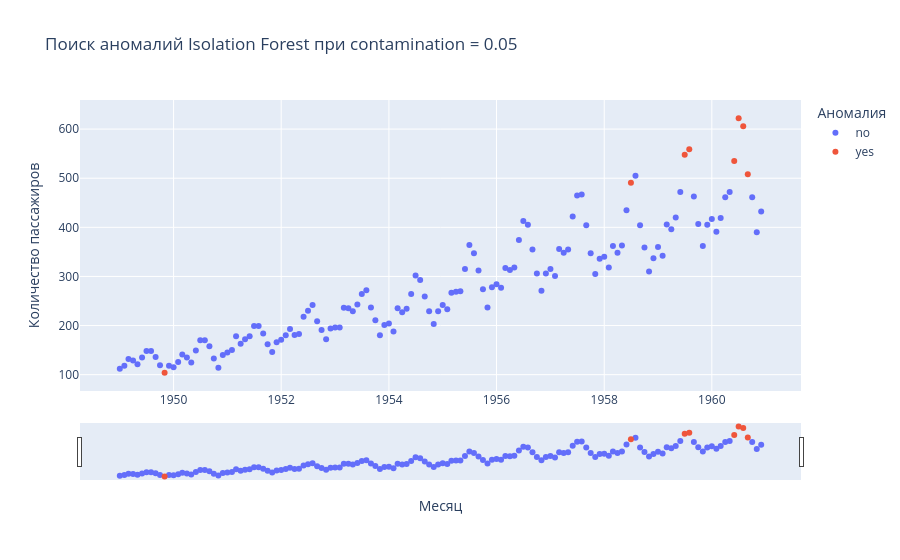

Notebook code for this chart:
### Markdown cell above
**Задание 3: Чувствительность алгоритма поиска аномалий**
В конце практики мы использовали алгоритм `IsolationForest` для поиска аномалий с крайне низким параметром `contamination=0.004`.
Измените этот параметр на `0.05` (поиск 5% самых аномальных периодов), обучите модель заново и отрисуйте график с новыми подсвеченными точками. Как поменялась картина, какие теперь месяцы считаются "нетипичными"?

### Code cell
from sklearn.ensemble import IsolationForest
pas_005 = pas[["Month", "Passengers"]].copy()
model_005 = IsolationForest(
    contamination=0.05,
    random_state=42
)

with tqdm(total=1, desc="Isolation Forest: contamination=0.05", unit="модель") as pbar:
    model_005.fit(pas_005[["Passengers"]])
    pbar.update(1)
pas_005["anomaly_label"] = model_005.predict(pas_005[["Passengers"]])
pas_005["outliers"] = pas_005["anomaly_label"].apply(
    lambda x: "yes" if x == -1 else "no"
)

anomalies_005 = pas_005.query('outliers == "yes"').copy()

print("Количество найденных аномальных месяцев:", len(anomalies_005))
print("\nМесяцы, признанные нетипичными:")
display(anomalies_005[["Month", "Passengers"]])

fig = px.scatter(
    pas_005,
    x="Month",
    y="Passengers",
    color="outliers",
    title="Поиск аномалий Isolation Forest при contamination = 0.05",
    labels={
        "Month": "Месяц",
        "Passengers": "Количество пассажиров",
        "outliers": "Аномалия"
    }
)

fig.update_xaxes(rangeslider_visible=True)
fig.show()

### Figure 1 — Plotly figure (JSON) as saved in the notebook; plotly's stock layout.template omitted (floating-point values rounded to 4 significant figures; data arrays with more than 128 entries replaced by an {"elided": "..."} marker saying what was removed)
{"data": [{"hovertemplate": "Аномалия=no<br>Месяц=%{x}<br>Количество пассажиров=%{y}<extra></extra>", "legendgroup": "no", "marker": {"color": "#636efa", "symbol": "circle"}, "mode": "markers", "name": "no", "orientation": "v", "showlegend": true, "type": "scatter", "x": {"elided": "136 str values"}, "xaxis": "x", "y": {"elided": "136 int values"}, "yaxis": "y"}, {"hovertemplate": "Аномалия=yes<br>Месяц=%{x}<br>Количество пассажиров=%{y}<extra></extra>", "legendgroup": "yes", "marker": {"color": "#EF553B", "symbol": "circle"}, "mode": "markers", "name": "yes", "orientation": "v", "showlegend": true, "type": "scatter", "x": ["1949-11-01T00:00:00.000000000", "1958-07-01T00:00:00.000000000", "1959-07-01T00:00:00.000000000", "1959-08-01T00:00:00.000000000", "1960-06-01T00:00:00.000000000", "1960-07-01T00:00:00.000000000", "1960-08-01T00:00:00.000000000", "1960-09-01T00:00:00.000000000"], "xaxis": "x", "y": [104, 491, 548, 559, 535, 622, 606, 508], "yaxis": "y"}], "layout": {"legend": {"title": {"text": "Аномалия"}, "tracegroupgap": 0}, "title": {"text": "Поиск аномалий Isolation Forest при contamination = 0.05"}, "xaxis": {"anchor": "y", "domain": [0, 1], "rangeslider": {"visible": true}, "title": {"text": "Месяц"}}, "yaxis": {"anchor": "x", "domain": [0, 1], "title": {"text": "Количество пассажиров"}}}}
